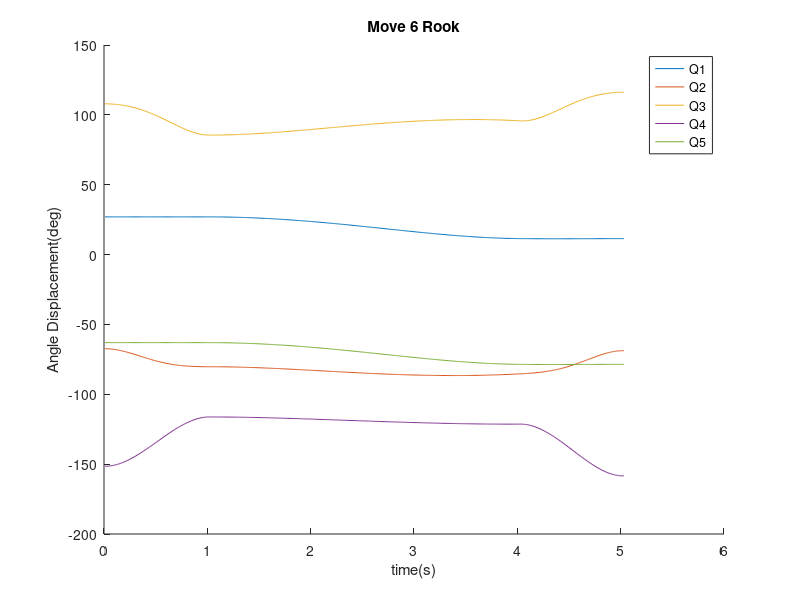

Write MATLAB code to recreate this figure.
close all
clear all 
clc
load('Move6_rook.mat')
t = 0.01:0.01:5.03;
figure;
hold on
for i = 1:5
    plot(t,record(i,:));
end
title('Move 6 Rook')
xlabel('time(s)')
ylabel('Angle Displacement(deg)')
legend('Q1','Q2','Q3','Q4','Q5')